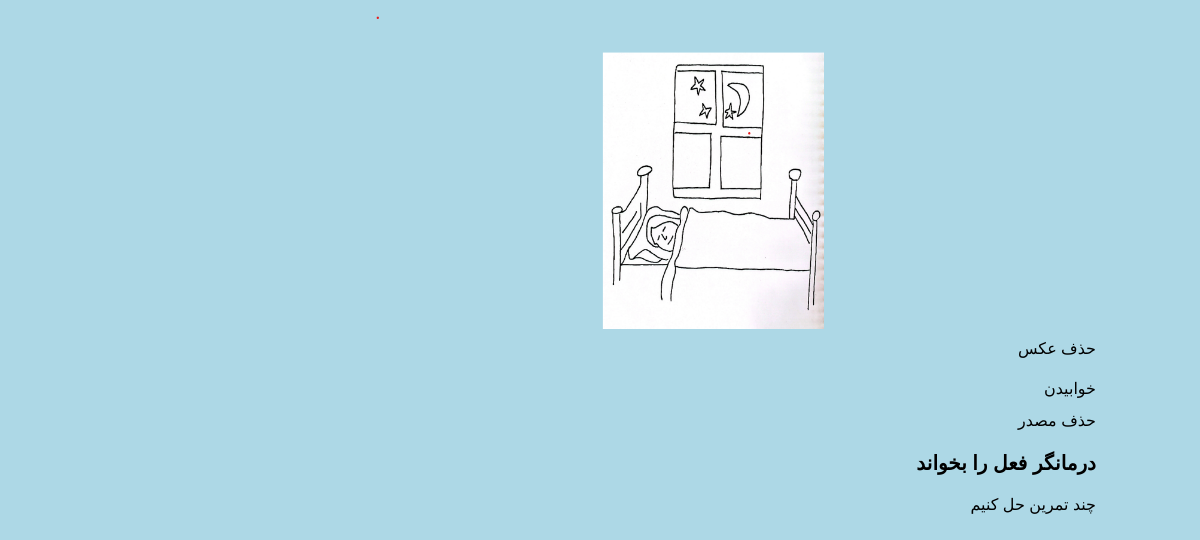
Page /card/1/page/1/ on the committed database.
### verbtherapy/models.py (models this page shows, shortened)
class Card(models.Model):
    title = models.CharField(max_length=100)
    verb = models.CharField(max_length=100)  # فعل سوم شخص
    infinitive = models.TextField()  # مصدر
    image = models.ImageField(upload_to='cards/')
    subject=models.CharField(max_length=320 , blank=True , null=True)
    text_mafool=models.CharField(max_length=100, blank=True , null=True)
    pre_position=models.CharField(max_length=100, blank=True , null=True)
    pre_adverb=models.CharField(max_length=100, blank=True , null=True)
    adverb=models.CharField(max_length=100, blank=True , null=True)

### verbtherapy/views.py (the view)
# urls.py: path('card/<int:card_id>/page/<int:page_number>/', views.card_detail, name='card_detail'),
def card_detail(request, card_id, page_number):
    card = get_object_or_404(Card, pk=card_id)
    page_next = page_number + 1
    page_next_text = convert_to_persian_text(page_next)
    context = {
        'card': card,
        'page_number': page_number,
        'page_next': page_next,
        'page_next_text': page_next_text
    }
    template_name = f'pages/page_{page_number}.html'
    return render(request, template_name, context)

### verbtherapy/views.py (called while the page is built)
def convert_to_persian_text(number):
    persian_numbers = {
        1: 'اول',
        2: 'دوم',
        3: 'سوم',
        4: 'چهارم',
        5: 'پنجم',
        6: 'ششم',
        7: 'هفتم',
        8: 'هشتم',
        9: 'نهم',
        10: 'دهم',
        11: 'یازدهم',
        12: 'دوازدهم',
        13: 'سیزدهم',
        14: 'چهاردهم',
        15: 'پانزدهم',
        16: 'شانزدهم',
        17: 'هفدهم',
        18: 'هجدهم',
        19: 'نوزدهم',
        20: 'بیستم',
        21: 'بیست و یکم',
        22: 'بیست و دوم',
        23: 'بیست و سوم'
    }
    return persian_numbers.get(number, str(number))

### verbtherapy/templates/pages/page_1.html (shortened to what this page needs)
{% extends 'base.html' %}
{% block content %}
<div class="container mx-auto p-4">
    <div id="image-container" class="mb-4">
        <img src="{{ card.image.url }}" alt="{{ card.title }}" class="w-full max-w-md mx-auto">
        <button onclick="toggleImage({{ card.id }})" class="btn btn-danger mt-2">حذف عکس</button>
    </div>
    <div id="text-container" class="mb-4">
        <p>{{ card.infinitive }}</p>
        <button onclick="toggleText({{ card.id }}, 'infinitive')" class="btn btn-danger mt-2">حذف مصدر</button>
    </div>
 <p class="text-xl font-bold mb-4">
     درمانگر فعل را بخواند
 </p>
    <a href="{% url 'card_detail' card.id 2 %}" class="btn btn-primary">
چند تمرین حل کنیم
    </a>
</div>
{% endblock %}

### verbtherapy/templates/base.html (style rules this page uses)
.bg-gray-100 { background-color: lightblue; }
body { font-family: 'Vazir', sans-serif; }
.btn { @apply px-4 py-2 rounded font-bold cursor-pointer; }
.btn-primary { @apply bg-blue-500 text-white hover:bg-blue-600; }
.btn-danger { @apply bg-red-500 text-white hover:bg-red-600; }

### rows in the picture
Card: image (picture), infinitive "خوابیدن"
